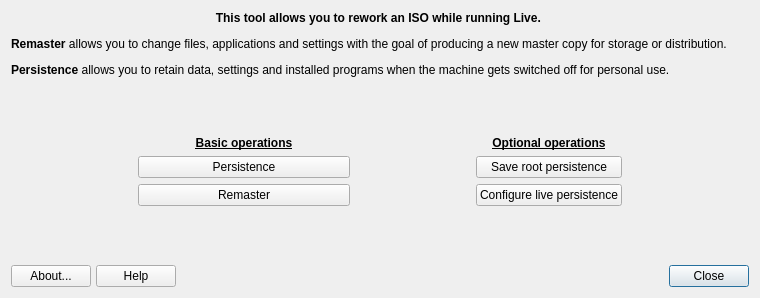
<?xml version="1.0" encoding="UTF-8"?>
<ui version="4.0">
 <class>MainWindow</class>
 <widget class="QDialog" name="MainWindow">
  <property name="geometry">
   <rect>
    <x>0</x>
    <y>0</y>
    <width>760</width>
    <height>298</height>
   </rect>
  </property>
  <property name="windowTitle">
   <string>MX Remastercc</string>
  </property>
  <property name="windowIcon">
   <iconset theme="preferences-desktop">
    <normaloff>.</normaloff>.</iconset>
  </property>
  <layout class="QGridLayout" name="gridLayout_2">
   <item row="0" column="0">
    <layout class="QGridLayout" name="gridLayout">
     <item row="8" column="2" colspan="2">
      <spacer name="verticalSpacer">
       <property name="orientation">
        <enum>Qt::Vertical</enum>
       </property>
       <property name="sizeType">
        <enum>QSizePolicy::MinimumExpanding</enum>
       </property>
       <property name="sizeHint" stdset="0">
        <size>
         <width>20</width>
         <height>20</height>
        </size>
       </property>
      </spacer>
     </item>
     <item row="5" column="0">
      <spacer name="horizontalSpacer">
       <property name="orientation">
        <enum>Qt::Horizontal</enum>
       </property>
       <property name="sizeType">
        <enum>QSizePolicy::MinimumExpanding</enum>
       </property>
       <property name="sizeHint" stdset="0">
        <size>
         <width>40</width>
         <height>20</height>
        </size>
       </property>
      </spacer>
     </item>
     <item row="5" column="2">
      <widget class="QPushButton" name="buttonSetupPersistence">
       <property name="minimumSize">
        <size>
         <width>212</width>
         <height>0</height>
        </size>
       </property>
       <property name="text">
        <string>Persistence</string>
       </property>
       <property name="icon">
        <iconset theme="applications-development">
         <normaloff>.</normaloff>.</iconset>
       </property>
       <property name="autoDefault">
        <bool>true</bool>
       </property>
       <property name="flat">
        <bool>false</bool>
       </property>
      </widget>
     </item>
     <item row="1" column="0" colspan="7">
      <widget class="QLabel" name="label">
       <property name="text">
        <string>&lt;html&gt;&lt;head/&gt;&lt;body&gt;&lt;p align=&quot;center&quot;&gt;&lt;span style=&quot; font-weight:600;&quot;&gt;This tool allows you to rework an ISO while running Live. &lt;/span&gt;&lt;/p&gt;&lt;p&gt;&lt;span style=&quot; font-weight:600;&quot;&gt;Remaster&lt;/span&gt; allows you to change files, applications and settings with the goal of producing a new master copy for storage or distribution. &lt;/p&gt;&lt;p&gt;&lt;span style=&quot; font-weight:600;&quot;&gt;Persistence&lt;/span&gt; allows you to retain data, settings and installed programs when the machine gets switched off for personal use.&lt;/p&gt;&lt;/body&gt;&lt;/html&gt;</string>
       </property>
       <property name="wordWrap">
        <bool>true</bool>
       </property>
      </widget>
     </item>
     <item row="5" column="6">
      <spacer name="horizontalSpacer_2">
       <property name="orientation">
        <enum>Qt::Horizontal</enum>
       </property>
       <property name="sizeType">
        <enum>QSizePolicy::MinimumExpanding</enum>
       </property>
       <property name="sizeHint" stdset="0">
        <size>
         <width>40</width>
         <height>20</height>
        </size>
       </property>
      </spacer>
     </item>
     <item row="9" column="0" colspan="7">
      <layout class="QGridLayout" name="buttonBar" columnstretch="0,0,0,0,0,0,0,0,0">
       <property name="sizeConstraint">
        <enum>QLayout::SetDefaultConstraint</enum>
       </property>
       <property name="leftMargin">
        <number>0</number>
       </property>
       <property name="topMargin">
        <number>0</number>
       </property>
       <property name="rightMargin">
        <number>0</number>
       </property>
       <property name="bottomMargin">
        <number>0</number>
       </property>
       <property name="spacing">
        <number>5</number>
       </property>
       <item row="1" column="1">
        <widget class="QPushButton" name="buttonHelp">
         <property name="sizePolicy">
          <sizepolicy hsizetype="Minimum" vsizetype="Preferred">
           <horstretch>0</horstretch>
           <verstretch>0</verstretch>
          </sizepolicy>
         </property>
         <property name="toolTip">
          <string>Display help </string>
         </property>
         <property name="text">
          <string>Help</string>
         </property>
         <property name="icon">
          <iconset theme="help-contents">
           <normaloff>.</normaloff>.</iconset>
         </property>
         <property name="shortcut">
          <string>Alt+H</string>
         </property>
         <property name="autoDefault">
          <bool>true</bool>
         </property>
        </widget>
       </item>
       <item row="1" column="5">
        <spacer name="horizontalSpacer2">
         <property name="orientation">
          <enum>Qt::Horizontal</enum>
         </property>
         <property name="sizeType">
          <enum>QSizePolicy::Expanding</enum>
         </property>
         <property name="sizeHint" stdset="0">
          <size>
           <width>100</width>
           <height>20</height>
          </size>
         </property>
        </spacer>
       </item>
       <item row="1" column="0">
        <widget class="QPushButton" name="buttonAbout">
         <property name="sizePolicy">
          <sizepolicy hsizetype="Minimum" vsizetype="Preferred">
           <horstretch>0</horstretch>
           <verstretch>0</verstretch>
          </sizepolicy>
         </property>
         <property name="toolTip">
          <string>About this application</string>
         </property>
         <property name="text">
          <string>About...</string>
         </property>
         <property name="icon">
          <iconset theme="help-about">
           <normaloff>.</normaloff>.</iconset>
         </property>
         <property name="shortcut">
          <string>Alt+B</string>
         </property>
         <property name="autoDefault">
          <bool>true</bool>
         </property>
        </widget>
       </item>
       <item row="1" column="2">
        <spacer name="horizontalSpacer1">
         <property name="orientation">
          <enum>Qt::Horizontal</enum>
         </property>
         <property name="sizeType">
          <enum>QSizePolicy::Expanding</enum>
         </property>
         <property name="sizeHint" stdset="0">
          <size>
           <width>100</width>
           <height>20</height>
          </size>
         </property>
        </spacer>
       </item>
       <item row="1" column="8">
        <widget class="QPushButton" name="buttonCancel">
         <property name="sizePolicy">
          <sizepolicy hsizetype="Minimum" vsizetype="Preferred">
           <horstretch>0</horstretch>
           <verstretch>0</verstretch>
          </sizepolicy>
         </property>
         <property name="toolTip">
          <string>Quit application</string>
         </property>
         <property name="text">
          <string>Close</string>
         </property>
         <property name="icon">
          <iconset theme="window-close">
           <normaloff>.</normaloff>.</iconset>
         </property>
         <property name="shortcut">
          <string>Alt+N</string>
         </property>
         <property name="autoDefault">
          <bool>true</bool>
         </property>
         <property name="default">
          <bool>true</bool>
         </property>
        </widget>
       </item>
       <item row="1" column="3">
        <widget class="QLabel" name="labelMX">
         <property name="maximumSize">
          <size>
           <width>32</width>
           <height>32</height>
          </size>
         </property>
         <property name="midLineWidth">
          <number>0</number>
         </property>
         <property name="text">
          <string/>
         </property>
         <property name="pixmap">
          <pixmap resource="images.qrc">:/icons/logo.png</pixmap>
         </property>
         <property name="scaledContents">
          <bool>true</bool>
         </property>
        </widget>
       </item>
      </layout>
     </item>
     <item row="4" column="2">
      <widget class="QLabel" name="label_2">
       <property name="text">
        <string>&lt;html&gt;&lt;head/&gt;&lt;body&gt;&lt;p&gt;&lt;span style=&quot; font-weight:600; text-decoration: underline;&quot;&gt;Basic operations&lt;/span&gt;&lt;/p&gt;&lt;/body&gt;&lt;/html&gt;</string>
       </property>
       <property name="alignment">
        <set>Qt::AlignCenter</set>
       </property>
      </widget>
     </item>
     <item row="6" column="2">
      <widget class="QPushButton" name="buttonRemaster">
       <property name="text">
        <string>Remaster</string>
       </property>
       <property name="icon">
        <iconset theme="gtk-cdrom">
         <normaloff>.</normaloff>.</iconset>
       </property>
       <property name="autoDefault">
        <bool>true</bool>
       </property>
      </widget>
     </item>
     <item row="5" column="3">
      <spacer name="horizontalSpacer_3">
       <property name="orientation">
        <enum>Qt::Horizontal</enum>
       </property>
       <property name="sizeHint" stdset="0">
        <size>
         <width>40</width>
         <height>20</height>
        </size>
       </property>
      </spacer>
     </item>
     <item row="5" column="4">
      <widget class="QPushButton" name="buttonSaveRootPersist">
       <property name="text">
        <string>Save root persistence</string>
       </property>
       <property name="icon">
        <iconset theme="filesave">
         <normaloff>.</normaloff>.</iconset>
       </property>
       <property name="autoDefault">
        <bool>true</bool>
       </property>
      </widget>
     </item>
     <item row="4" column="4">
      <widget class="QLabel" name="label_3">
       <property name="text">
        <string>&lt;html&gt;&lt;head/&gt;&lt;body&gt;&lt;p&gt;&lt;span style=&quot; font-weight:600; text-decoration: underline;&quot;&gt;Optional operations&lt;/span&gt;&lt;/p&gt;&lt;/body&gt;&lt;/html&gt;</string>
       </property>
       <property name="alignment">
        <set>Qt::AlignCenter</set>
       </property>
      </widget>
     </item>
     <item row="6" column="4">
      <widget class="QPushButton" name="buttonConfigPersistence">
       <property name="text">
        <string>Configure live persistence</string>
       </property>
       <property name="icon">
        <iconset theme="applications-system">
         <normaloff>.</normaloff>.</iconset>
       </property>
       <property name="autoDefault">
        <bool>true</bool>
       </property>
      </widget>
     </item>
     <item row="2" column="0" colspan="7">
      <spacer name="verticalSpacer_2">
       <property name="orientation">
        <enum>Qt::Vertical</enum>
       </property>
       <property name="sizeType">
        <enum>QSizePolicy::MinimumExpanding</enum>
       </property>
       <property name="sizeHint" stdset="0">
        <size>
         <width>20</width>
         <height>20</height>
        </size>
       </property>
      </spacer>
     </item>
    </layout>
   </item>
  </layout>
 </widget>
 <tabstops>
  <tabstop>buttonCancel</tabstop>
  <tabstop>buttonSetupPersistence</tabstop>
  <tabstop>buttonRemaster</tabstop>
  <tabstop>buttonSaveRootPersist</tabstop>
  <tabstop>buttonConfigPersistence</tabstop>
  <tabstop>buttonAbout</tabstop>
  <tabstop>buttonHelp</tabstop>
 </tabstops>
 <resources>
  <include location="images.qrc"/>
 </resources>
 <connections>
  <connection>
   <sender>buttonCancel</sender>
   <signal>pressed()</signal>
   <receiver>MainWindow</receiver>
   <slot>close()</slot>
   <hints>
    <hint type="sourcelabel">
     <x>723</x>
     <y>519</y>
    </hint>
    <hint type="destinationlabel">
     <x>388</x>
     <y>272</y>
    </hint>
   </hints>
  </connection>
 </connections>
</ui>
